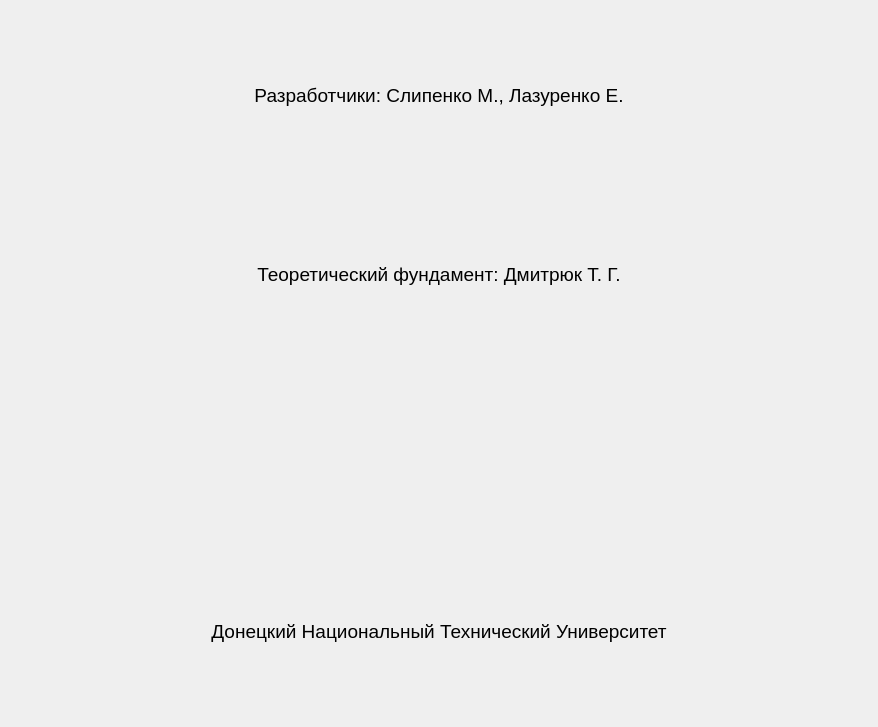
<?xml version="1.0" encoding="UTF-8"?>
<ui version="4.0">
 <class>AboutWindow</class>
 <widget class="QMainWindow" name="AboutWindow">
  <property name="enabled">
   <bool>true</bool>
  </property>
  <property name="geometry">
   <rect>
    <x>0</x>
    <y>0</y>
    <width>878</width>
    <height>727</height>
   </rect>
  </property>
  <property name="windowTitle">
   <string>О програме</string>
  </property>
  <property name="autoFillBackground">
   <bool>false</bool>
  </property>
  <widget class="QWidget" name="centralwidget">
   <layout class="QGridLayout" name="gridLayout_2">
    <item row="0" column="0">
     <layout class="QGridLayout" name="gridLayout">
      <item row="1" column="1">
       <widget class="QLabel" name="labelbasegigamen">
        <property name="font">
         <font>
          <pointsize>14</pointsize>
          <italic>false</italic>
          <bold>false</bold>
          <underline>false</underline>
          <strikeout>false</strikeout>
          <stylestrategy>PreferDefault</stylestrategy>
          <kerning>true</kerning>
         </font>
        </property>
        <property name="text">
         <string>Теоретический фундамент: Дмитрюк Т. Г.</string>
        </property>
        <property name="alignment">
         <set>Qt::AlignCenter</set>
        </property>
       </widget>
      </item>
      <item row="0" column="1">
       <widget class="QLabel" name="labeldevelopers">
        <property name="font">
         <font>
          <pointsize>14</pointsize>
          <italic>false</italic>
          <bold>false</bold>
          <underline>false</underline>
          <strikeout>false</strikeout>
          <stylestrategy>PreferDefault</stylestrategy>
          <kerning>true</kerning>
         </font>
        </property>
        <property name="text">
         <string>Разработчики: Слипенко М., Лазуренко Е.</string>
        </property>
        <property name="alignment">
         <set>Qt::AlignCenter</set>
        </property>
       </widget>
      </item>
      <item row="3" column="1">
       <widget class="QLabel" name="labelowner">
        <property name="font">
         <font>
          <pointsize>14</pointsize>
          <italic>false</italic>
          <bold>false</bold>
          <underline>false</underline>
          <strikeout>false</strikeout>
          <stylestrategy>PreferDefault</stylestrategy>
          <kerning>true</kerning>
         </font>
        </property>
        <property name="text">
         <string>Донецкий Национальный Технический Университет</string>
        </property>
        <property name="alignment">
         <set>Qt::AlignCenter</set>
        </property>
       </widget>
      </item>
      <item row="2" column="1">
       <widget class="QLabel" name="labelowner_2">
        <property name="font">
         <font>
          <pointsize>14</pointsize>
          <italic>false</italic>
          <bold>false</bold>
          <underline>false</underline>
          <strikeout>false</strikeout>
          <stylestrategy>PreferDefault</stylestrategy>
          <kerning>true</kerning>
         </font>
        </property>
        <property name="text">
         <string/>
        </property>
        <property name="pixmap">
         <pixmap>../../../../Downloads/sticker.gif</pixmap>
        </property>
        <property name="alignment">
         <set>Qt::AlignCenter</set>
        </property>
       </widget>
      </item>
     </layout>
    </item>
   </layout>
  </widget>
 </widget>
 <resources/>
 <connections/>
</ui>
